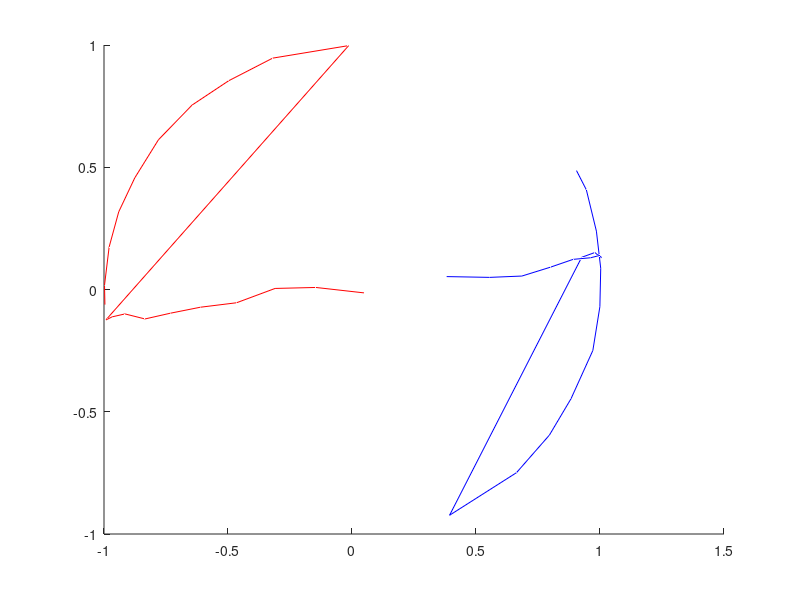

MATLAB code to generate this figure: (Note: this script raises an error after producing the figure.)
samples = importdata("accel_data.txt");
% samples = samples(:,2:7);
g = samples(:,1:3);
gx = g(:,1);
gy = g(:,2);
gz = g(:,3);

m = samples(:,4:6);
% m = (roty(-68)*m')';
mx = m(:,1);
my = m(:,2);
mz = m(:,3);
% mz = sign(mz).*(abs(mz)-1);

gnorm = vecnorm(g,2,2);
mnorm = vecnorm(m,2,2);
z_tilt = rad2deg(acos(gz./gnorm));


inclination = rad2deg(asin(gx./gnorm));
roll = rad2deg(atan(gy./gz));
roll2 = sqrt(z_tilt.^2-inclination.^2);

% roll = sqrt(z_tilt.^2 - inclination.^2);
heading = zeros(size(inclination));
heading2 = heading;
figure();
for i = 1:size(inclination)
    mn =  rotx(roll(i)) * roty(inclination(i)) * m(i,:)';
    heading(i) = rad2deg(atan2(mn(2),mn(1)));

    mn =  rotx(roll(i)) * m(i,:)';
    heading2(i) = rad2deg(atan2(mn(2),mn(1)));
    % scatter3(mn(1),mn(2),mn(3));
    % hold on;
end

hold on;
plot3(mx,my,mz,Color="blue");
hold on;
plot3(gx,gy,gz,Color="red");
hold on;
plot3(inc_rev(:,1),inc_rev(:,2),inc_rev(:,3),Color="black");
legend("Magnetometer", "Accelerometer","Projection")


figure();
plot(heading,Color="blue");
hold on;
plot(heading2,Color="cyan");
hold on;
plot(inclination,Color="red");
hold on;

plot(roll,Color="green");
legend("heading1", "heading2", "inclination", "roll")
